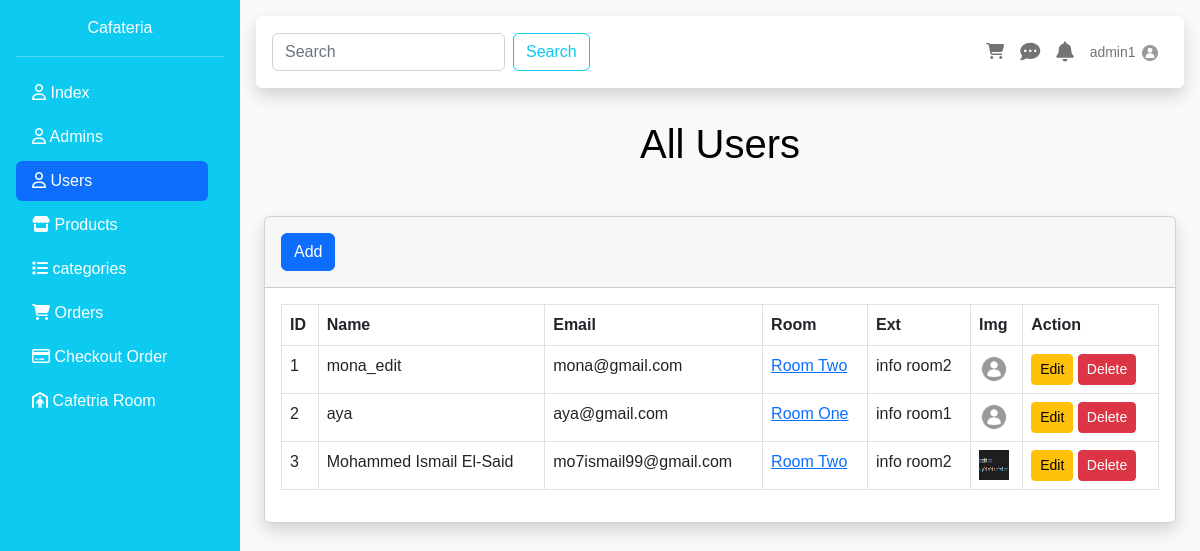
Before: /users.php (signed in) with the older database file.
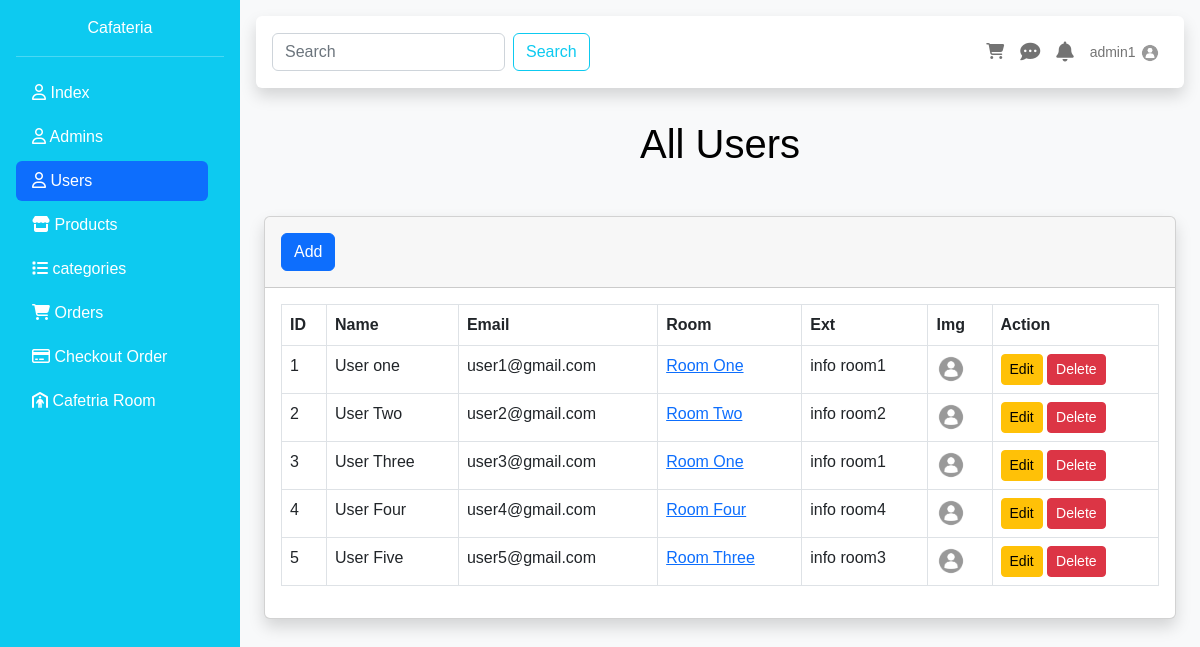
After: the same page with the newer database file.
### tables this page shows
CREATE TABLE `users` (
  `id` int(10) UNSIGNED NOT NULL,
  `username` varchar(255) NOT NULL,
  `email` varchar(100) NOT NULL,
  `password` varchar(255) NOT NULL,
  `room_id` int(10) UNSIGNED DEFAULT NULL,
  `extra_data` varchar(255) DEFAULT NULL,
  `profile_picture` varchar(255) DEFAULT NULL,
  `created_at` timestamp NOT NULL DEFAULT current_timestamp()
);

CREATE TABLE `rooms` (
  `id` int(10) UNSIGNED NOT NULL,
  `room_number` varchar(255) NOT NULL,
  `ext` text NOT NULL
);

### DataBase/DBCLass.php (called while the page is built, shortened)
<?php
require "connect.php";
class Table extends Database{
    public $TbName;
    public function __construct($tableName){
        $this->TbName = $tableName;
    }
    public function Select(array $columns, $condition=1){
        $statement = "SELECT " . implode(",", $columns) . " FROM {$this->TbName} WHERE $condition";
        try {
            $selected = parent::connect()->query($statement);
            return $selected;
        } catch (PDOException $e){
            throw new Exception("PDO Error: " . $e->getMessage());
        }
    }
    public function FindById($cond,$value){
        $sql = "SELECT * FROM {$this->TbName} WHERE $cond = :val";
        $Sel = parent::connect()->prepare($sql);
        $Sel->execute(['val' => $value]);
        if($Sel->rowCount() > 0){
            $result = $Sel->fetch();
            return $result;
        }else{
            throw new Exception("is not Found");
        }
    }
}
?>

### DataBase/connect.php (called while the page is built, shortened)
<?php
class Database{
    static protected $connection = false ;
    private static $server = 'localhost';
    private static $root = "root";
    private static $pass = "";
    private static $Db = "cafeteria";
    public static function connect(){
        if(!self::$connection){
            try {
                self::$connection = new PDO("mysql:host=".self::$server.";dbname=".self::$Db."", self::$root, self::$pass);
            } catch (PDOException $e) {
                die("PDO CONNECTION ERROR: " . $e->getMessage() . "<br/>");
            }
        }
        return self::$connection;
    }
}
?>

### users/users_table.php (the view, shortened to what this page needs)
<div class="container text-black">
        <h1 class="text-center mb-5">All Users</h1>
        <div class="row justify-content-center">
            <div class="col-md-12">
                <div class="container-fluid">
                    <div class="card shadow mb-4">
                        <div class="card-header py-3">
                            <a href="?add=User" class="btn btn-primary">Add</a>
                        </div>
                        <div class="card-body">
                            <div class="table-responsive">
                                <table class="table table-bordered" id="dataTable" width="100%" cellspacing="0">
                                    <thead class="thead-dark">
                                        <tr>
                                            <th>ID</th>
                                            <th>Name</th>
                                            <th>Email</th>
                                            <th>Room</th>
                                            <th>Ext</th>
                                            <th>Img</th>
                                            <th>Action</th>
                                        </tr>
                                    </thead>
                                    <tbody>
                                    <?php
                                        foreach ($users as $user){
                                    ?>
                                        <tr>
                                            <td><?=$id++?></td>
                                            <td>
                                                <?= $user['username'] ?>
                                            </td>
                                            <td>
                                                <?= $user['email'] ?>
                                            </td>
                                            <?php
                                                $userRoom = $room->FindById('id', $user['room_id']);
                                                $userExt = $room->FindById('id', $user['room_id']);
                                            ?>
                                            <td>
                                                <a href=""><?= $userRoom['room_number']?></a>
                                            </td>
                                            <td>
                                                <?= $userExt['ext']?>
                                            </td>
                                            <td>
                                                <img src="uploads/<?= $user['profile_picture'] ?>" style="max-width:50px; max-height:50px;">
                                            </td>
                                            <td>
                                                <a href="?edit=<?=$user['id']?>" class='btn btn-warning btn-sm'>Edit</a>
                                                <a href='users/delet.php?id=<?=$user['id'] ?>' class='btn btn-danger btn-sm'>Delete</a>
                                            </td>
                                        </tr>
                                    <?php } ?>
                                    </tbody>
                                </table>
                            </div>
                        </div>
                    </div>
                </div>
            </div>
        </div>
    </div>
</body>
</html>

Changed rows visible on the page:
removed users: username "mona_edit", email "mona@gmail.com", room.room_number "Room Two", room.ext "info room2", profile_picture (placeholder picture)
removed users: username "aya", email "aya@gmail.com", room.room_number "Room One", room.ext "info room1", profile_picture (placeholder picture)
removed users: username "Mohammed Ismail El-Said", email "mo7ismail99@gmail.com", room.room_number "Room Two", room.ext "info room2", profile_picture (picture)
added users: username "User one", email "user1@gmail.com", room.room_number "Room One", room.ext "info room1", profile_picture (placeholder picture)
added users: username "User Two", email "user2@gmail.com", room.room_number "Room Two", room.ext "info room2", profile_picture (placeholder picture)
added users: username "User Three", email "user3@gmail.com", room.room_number "Room One", room.ext "info room1", profile_picture (placeholder picture)
added users: username "User Four", email "user4@gmail.com", room.room_number "Room Four", room.ext "info room4", profile_picture (placeholder picture)
added users: username "User Five", email "user5@gmail.com", room.room_number "Room Three", room.ext "info room3", profile_picture (placeholder picture)
